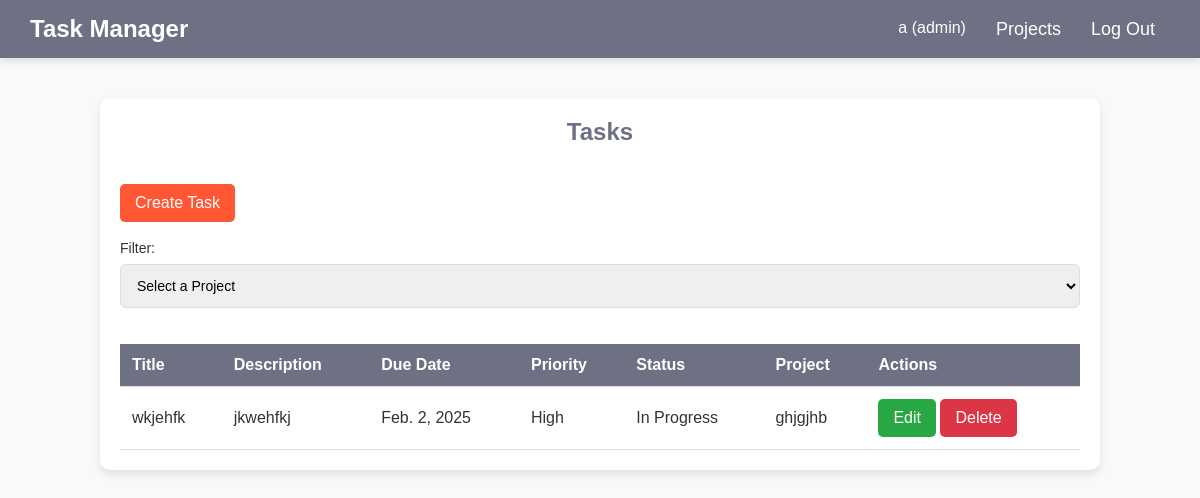
Page / (signed in) on the earlier database version.
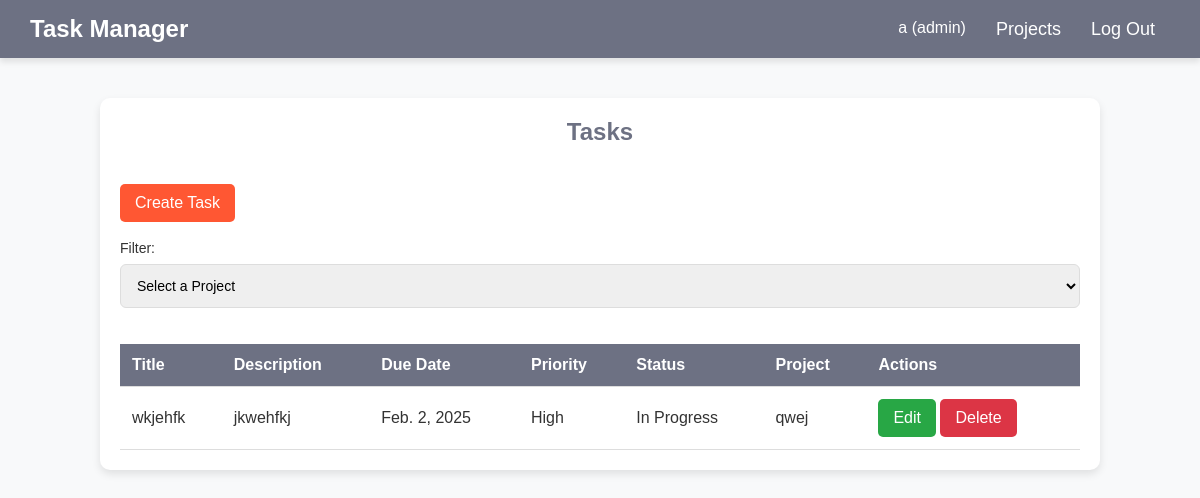
Same page on the later database version.
### tasks/models.py (models this page shows, shortened)
class Task(models.Model):
    title = models.CharField(max_length=225)
    description = models.TextField()
    due_date = models.DateField()
    priority = models.CharField(max_length=6)
    status = models.CharField(max_length=10)
    project = models.ForeignKey(Project, on_delete=models.CASCADE, related_name='tasks')

class Project(models.Model):
    name = models.CharField(max_length=160, unique=True)

### tasks/views.py (the view)
# urls.py: 2. Add a URL to urlpatterns:  path('', views.home, name='home')
@login_required
def home(request, project_id=None):
    if project_id:
        project = get_object_or_404(Project, id=project_id)
        tasks = Task.objects.filter(project=project)
    else:
        tasks = Task.objects.all()
    projects = Project.objects.all()
    return render(request, 'home.html', {'tasks': tasks, 'projects': projects, 'selected_project_id': project_id})

### tasks/models.py (called while the page is built)
    def __str__(self):
        return f"{self.username} ({self.role})"

### tasks/templates/home.html (shortened to what this page needs)
<!DOCTYPE html>
<html lang="en">
<head>
</head>
<body>
    {% include 'layout/header.html' with link='/projects_list' name='Projects' %}
    <div class="tasks-list">
        <h2>Tasks</h2>
        <br>
        <a href="{% url 'create_task' %}" class="btn" style="background: #ff5733;">Create Task</a>
        <br><br>
        <label>Filter:</label>
        <select id="projectDropdown" onchange="filterTasks()">
            <option value="" disabled selected>Select a Project</option>
        </select>
        <div style="overflow-x: auto;">
        <table class="task-table">
            <thead>
                <tr>
                    <th>Title</th>
                    <th>Description</th>
                    <th>Due Date</th>
                    <th>Priority</th>
                    <th>Status</th>
                    <th>Project</th>
                    <th>Actions</th>
                </tr>
            </thead>
            <tbody>
                {% for task in tasks %}
                <tr>
                    <td>{{ task.title }}</td>
                    <td>{{ task.description }}</td>
                    <td>{{ task.due_date }}</td>
                    <td>{{ task.priority }}</td>
                    <td>{{ task.status }}</td>
                    <td>{{ task.project.name }}</td>
                    <td>
                        {% if request.user.role == "admin" %}
                            <a href="{% url 'update_task' task.id %}" class="btn btn-edit">Edit</a>
                            <a href="{% url 'delete_task' task.id %}" class="btn btn-delete" onclick="return confirm('Are you sure you want to delete this task?');">Delete</a>
                        {% endif %}
                    </td>
                </tr>
                {% empty %}
                <tr>
                    <td colspan="7">No tasks found</td>
                </tr>
                {% endfor %}
            </tbody>
        </table>
    </div>
    </div>
</body>
</html>

Differences in the rows shown:
changed Task "wkjehfk": project.name "ghjgjhb" → "qwej"
